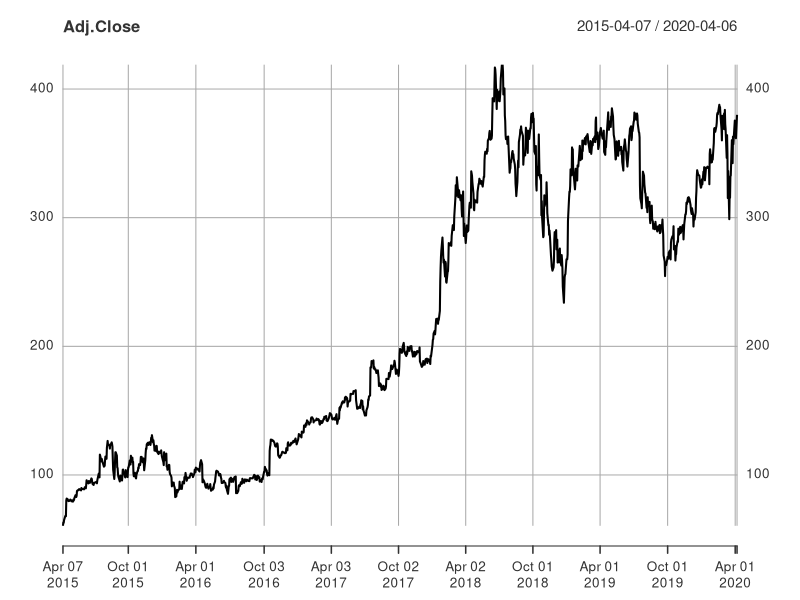

Here is the R script that generated this plot:
getwd()
library(xts)
library(lmtest)
library(tidyverse)
library(urca)


data <- read.csv("NFLX.csv")
data$Date <- as.Date(data$Date, format = "%Y-%m-%d")
data %>% glimpse()
data <- xts(data[, -1],order.by = data$Date,frequency = 12)
Adj.Close <- data$Adj.Close
plot(Adj.Close)
